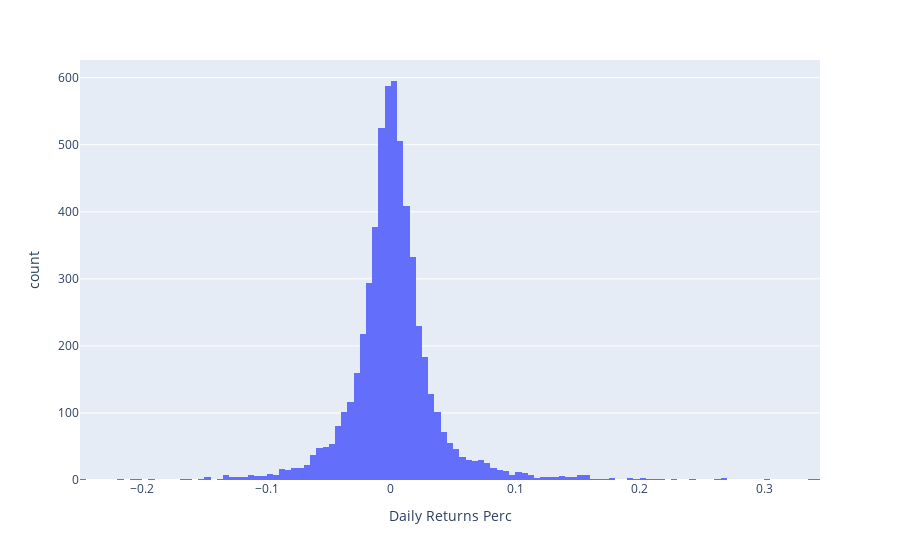

This figure's notebook cell:
### Code cell
fig = px.histogram(df_stk_rel_cols, x="Daily Returns Perc")
fig.show()

### Figure 1 — Plotly figure (JSON) as saved in the notebook; plotly's stock layout.template omitted (floating-point values rounded to 4 significant figures; data arrays with more than 128 entries replaced by an {"elided": "..."} marker saying what was removed)
{"data": [{"alignmentgroup": "True", "bingroup": "x", "hovertemplate": "Daily Returns Perc=%{x}<br>count=%{y}<extra></extra>", "legendgroup": "", "marker": {"color": "#636efa", "pattern": {"shape": ""}}, "name": "", "offsetgroup": "", "orientation": "v", "showlegend": false, "type": "histogram", "x": {"elided": "5777 float values"}, "xaxis": "x", "yaxis": "y"}], "layout": {"barmode": "relative", "legend": {"tracegroupgap": 0}, "margin": {"t": 60}, "xaxis": {"anchor": "y", "domain": [0, 1], "title": {"text": "Daily Returns Perc"}}, "yaxis": {"anchor": "x", "domain": [0, 1], "title": {"text": "count"}}}}
